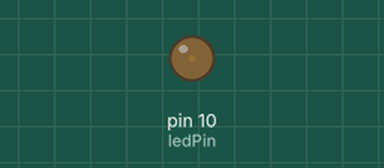
The sketch below on a simulated Arduino Uno, built with avr-gcc and run on an emulated ATmega328P. On the bench: output pins drawn as LEDs (lit = HIGH).

Above: at 0.05 s.
At 0.65 s:
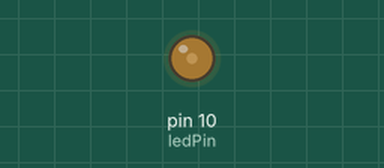
At 1.3 s:
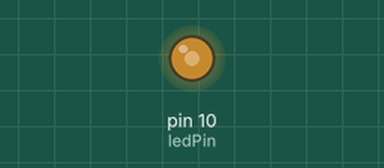
At 2.55 s:
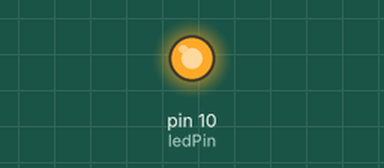
Timing chart, 0 to 5.9 s (numbered marks = the images above):
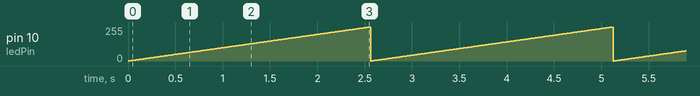

Measured:
- by itself, pin 10 (ledPin): ramps from 0/255 to 255/255 and jumps back, once every 2.6 s

The sketch:

for.ino
```cpp
//Dimmer LED
const int ledPin = 10;

void setup() {
  pinMode(ledPin, OUTPUT);
}

void loop() {
  for (int i = 0; i <= 255; i++) {
    analogWrite(ledPin, i);
    delay(10);
  }
}
```
